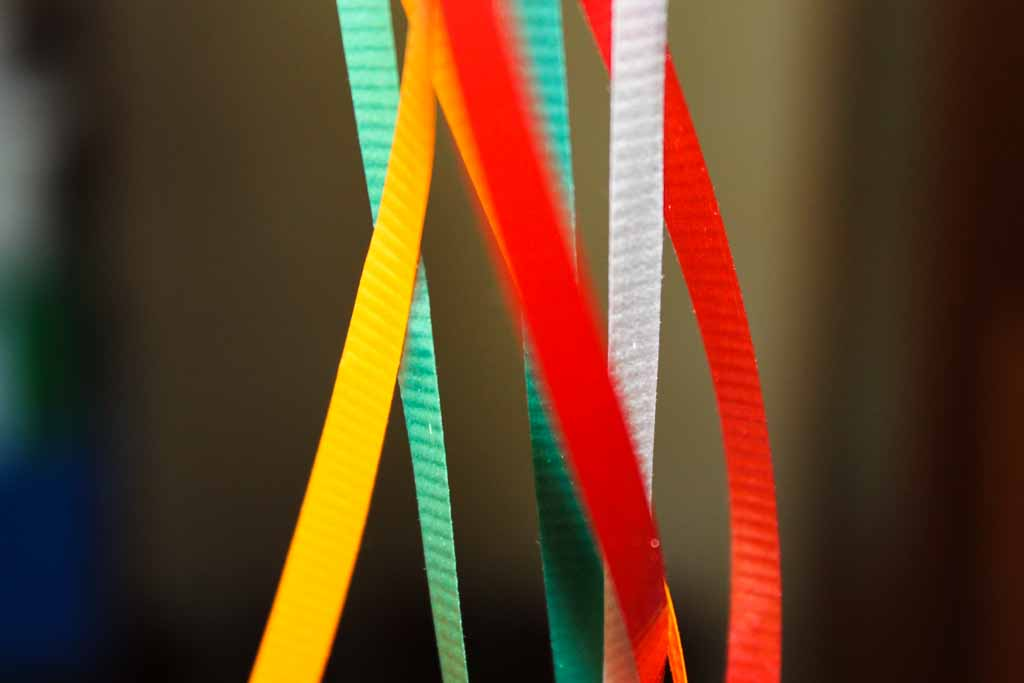
#> input picture tests/data/c2pa/A.jpg, 1024 x 683 px
$ python -i tamper.py   (imports and definitions only)
#> lines starting #> are read from the running program, lines starting #| are printed output that depends on the picture; after the words box and inside, x2 and y2 are one past the last pixel; in counts of white or black regions, pixels touching at a corner belong together
#> further down, picture is the input picture: PIL image 1024x683 RGB; mean R, G, B 96.4, 65.6, 39.1
"""Signs that a file has been edited: re-saves, splices, resampling.

Five classical measurements, each with a known and published way of
being wrong. They are reported as signals with their innocent
explanations attached, and never combined into a verdict: the research
record on "is this image manipulated?" detectors is much weaker than
their popularity, and a false "this is genuine" is the most damaging
thing a forensic report can say.

  error level    re-save at a known quality and look at what changes.
                 Regions that change much more or less than the rest can
                 be pasted in -- or can simply be edges, text or sky.
  noise          every camera sensor leaves a fairly uniform noise floor.
                 A region whose noise differs sharply from the rest of
                 the frame may come from another image.
  JPEG ghost     re-compress at a range of qualities; the error dips at
                 the quality the file was last saved at, and a second dip
                 at a lower quality means it was saved at least twice.
  resampling     interpolation leaves periodic correlations between
                 neighbouring pixels; scaling or rotating an image leaves
                 a periodic peak in their spectrum.
  quantisation   the table a JPEG was compressed with names the encoder
                 family: libjpeg's standard table scaled to a quality, or
                 a camera maker's own.
"""

from __future__ import annotations

import io
import math
from dataclasses import dataclass, field
from typing import Any

import numpy as np
from PIL import Image

__all__ = ["error_levels", "noise_consistency", "jpeg_ghost", "resampling",
           "quant_signature", "Signal"]

_WORK = 1024


@dataclass
class Signal:
    name: str
    flagged: bool
    summary: str
    innocent: str                      # the ordinary explanation
    detail: dict[str, Any] = field(default_factory=dict)
    regions: list[tuple[float, float, float, float]] = field(default_factory=list)


def _rgb(img: Image.Image) -> Image.Image:
    im = img.convert("RGB")
    im.thumbnail((_WORK, _WORK), Image.Resampling.BILINEAR)
    return im


# [56 lines left out: functions _components, error_levels, not called in this run]


# ---------------------------------------------------------------- noise

def noise_consistency(img: Image.Image) -> Signal:
    from scipy import ndimage
    grey = np.asarray(_rgb(img).convert("L"), dtype=np.float32)
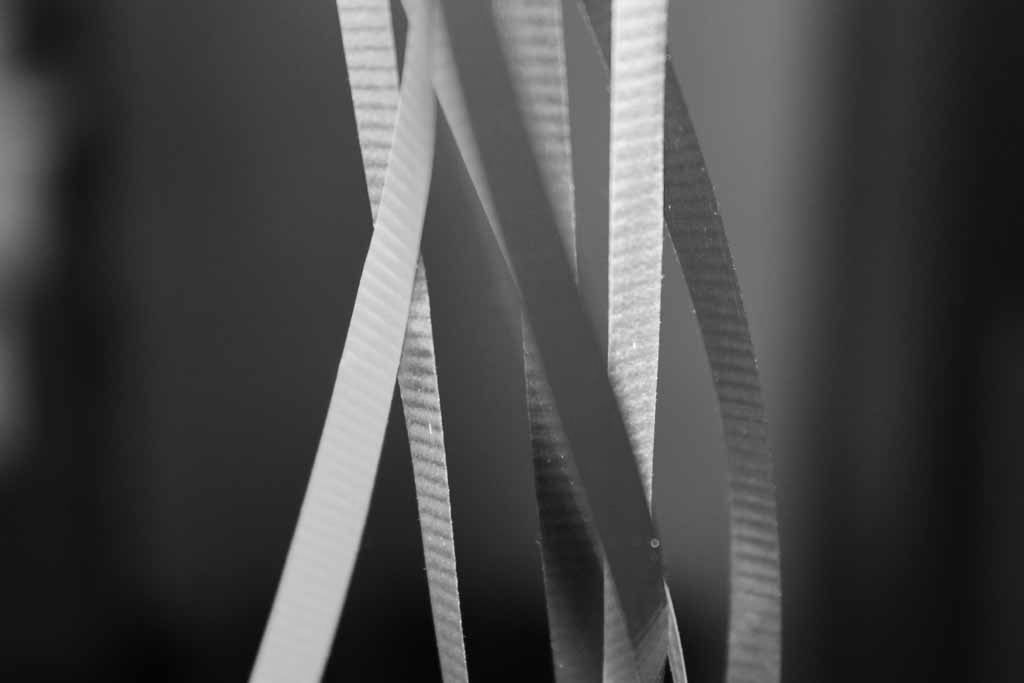
#> grey: shape (683, 1024) float32; min 1, max 254, mean 71.8
    resid = grey - ndimage.median_filter(grey, size=3)
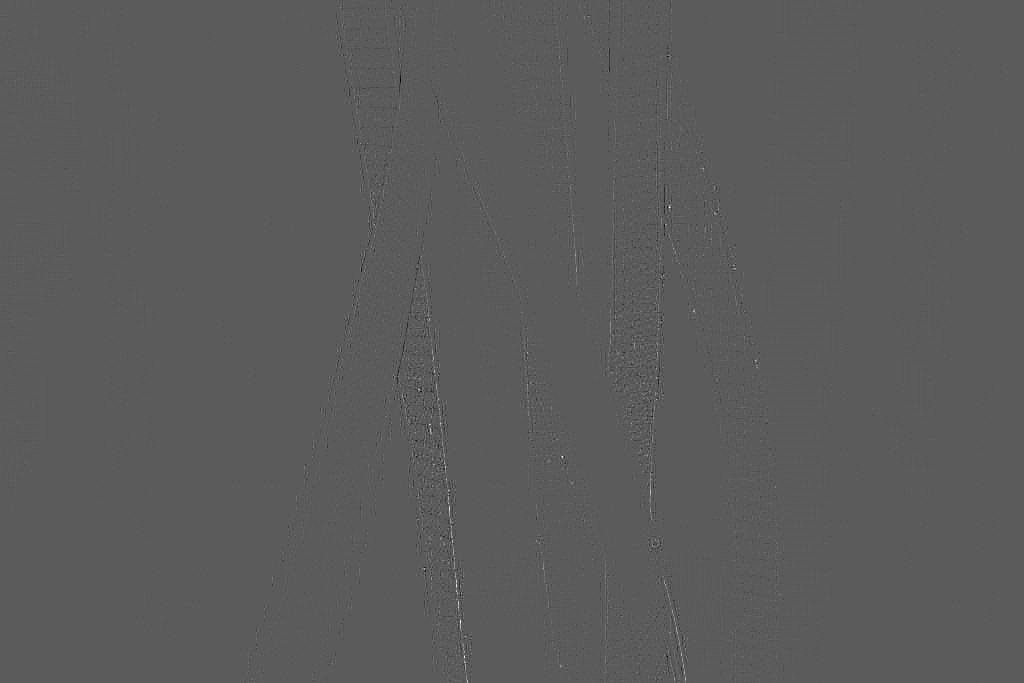
#> resid: shape (683, 1024) float32; min -29, max 52, mean 0; drawn with min black and max white
    grad = np.hypot(ndimage.sobel(grey, 0), ndimage.sobel(grey, 1))
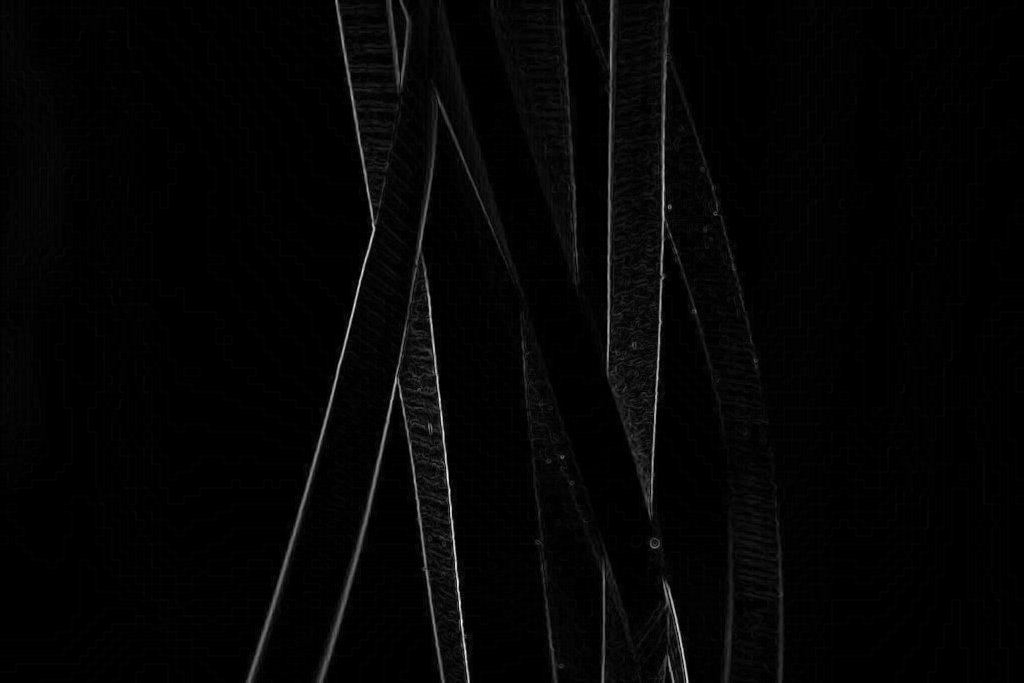
#> grad: shape (683, 1024) float32; min 0, max 699.8, mean 12.9; drawn with min black and max white
    bs = 32
    h, w = grey.shape
#> h = 683; w = 1024
    hb, wb = h // bs, w // bs
#> hb = 21; wb = 32
    if hb < 4 or wb < 4:
        return Signal("noise", False, "Too small to measure.", "")
    r = resid[:hb * bs, :wb * bs].reshape(hb, bs, wb, bs).transpose(0, 2, 1, 3)
    g = grad[:hb * bs, :wb * bs].reshape(hb, bs, wb, bs).transpose(0, 2, 1, 3)
    noise = np.median(np.abs(r - np.median(r, axis=(2, 3), keepdims=True)),
                      axis=(2, 3)) * 1.4826
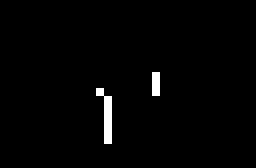
#> noise: shape (21, 32) float32 (shown 8 times larger); values 0 (black) and 1.48 (white), 1.5% white in thin lines or dots, all inside (x1, y1, x2, y2) = (12, 9, 20, 18)
    busy = g.mean(axis=(2, 3))
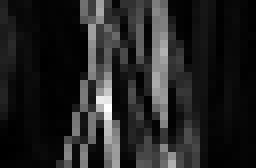
#> busy: shape (21, 32) float32 (shown 8 times larger); min 0, max 92.79, mean 12.8; drawn with min black and max white
    # Only blocks smooth enough for the residual to be noise, not texture.
    usable = busy < np.percentile(busy, 60)
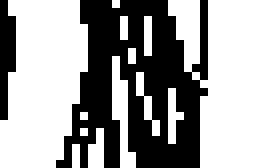
#> usable: shape (21, 32) bool (shown 8 times larger); 60% white; 2 black regions, box (x1, y1, x2, y2) and area: (7, 0, 26, 21) 247, (0, 0, 2, 15) 22
    if usable.sum() < 8:
        return Signal("noise", False, "Too little smooth area to compare "
                      "noise across the frame.", "")
    ref = float(np.median(noise[usable]))
#> ref = 0
    if ref < 0.3:
        return Signal("noise", False, "The image is almost noise-free (heavily "
                      "processed or synthetic), so noise cannot be compared.",
                      "phones denoise aggressively; this says nothing on its own",
                      {"reference_noise": round(ref, 3)})
    odd = usable & ((noise > ref * 2.5) | (noise < ref / 2.5))
    boxes = _components(odd, 0.02)
    return Signal(
        "noise", bool(boxes),
        (f"{len(boxes)} smooth region(s) with a noise level unlike the rest "
         f"of the frame" if boxes else
         "The sensor noise is consistent across the smooth parts of the frame."),
        "noise also varies with exposure -- shadows are noisier than "
        "highlights -- and with local denoising by the phone",
        {"reference_noise": round(ref, 3), "odd_blocks": int(odd.sum())}, boxes)


# ------------------------------------------------------------ JPEG ghost

# [68 lines left out: functions jpeg_ghost, resampling, not called in this run]


# ---------------------------------------------------------- quantisation

# libjpeg's standard luminance table (JPEG Annex K).
_STD_LUMA = np.array([
    16, 11, 10, 16, 24, 40, 51, 61, 12, 12, 14, 19, 26, 58, 60, 55,
    14, 13, 16, 24, 40, 57, 69, 56, 14, 17, 22, 29, 51, 87, 80, 62,
    18, 22, 37, 56, 68, 109, 103, 77, 24, 35, 55, 64, 81, 104, 113, 92,
    49, 64, 78, 87, 103, 121, 120, 101, 72, 92, 95, 98, 112, 100, 103, 99])


# [42 lines left out: functions _ijg, quant_signature, not called in this run]

>>> from PIL import Image
>>> picture = Image.open('../../tests/data/c2pa/A.jpg')
>>> result = noise_consistency(picture)
